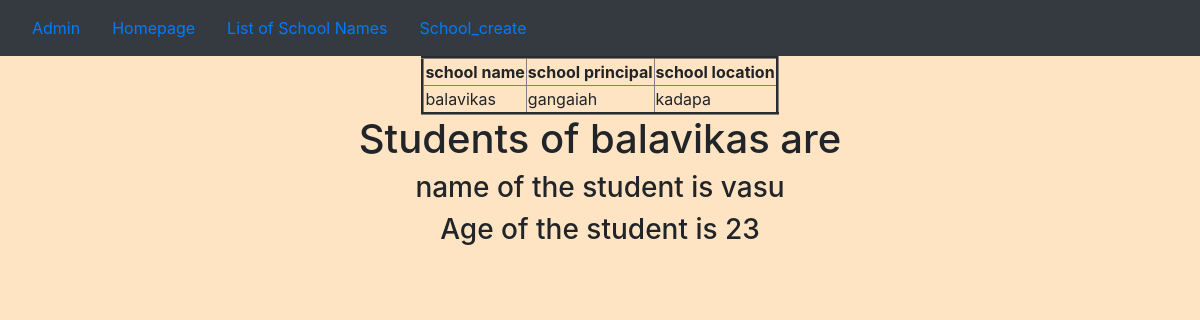
/1/, run on the app's committed database.
### app/models.py (models this page shows, shortened)
class School(models.Model):
    sname=models.CharField(max_length=100)
    sprincipal=models.CharField(max_length=100)
    slocation=models.CharField(max_length=100)
    def __str__(self):
        return self.sname

class Student(models.Model):
    stname=models.CharField(max_length=100)
    stage=models.IntegerField()
    sname=models.ForeignKey(School,on_delete=models.CASCADE,related_name='students')

### app/views.py (the view)
# urls.py: re_path('(?P<pk>\d+)/',School_details.as_view(),name='detail'),
class School_details(DetailView):
    model=School
    context_object_name='schoolobj'

### templates/app/School_detail.html (shortened to what this page needs)
{% extends 'app/dummy.html' %}
{% block body_block %}
<center>
<table border="3px">
    <tr>
    <th>school name</th>
    <th>school principal</th>
    <th>school location</th>
    </tr>
    <tr>
        <td>{{schoolobj.sname}}</td>
        <td>{{schoolobj.sprincipal}}</td>
        <td>{{schoolobj.slocation}}</td>
    </tr>
</table>
<h1>Students of {{schoolobj}} are </h1>
    {% for st in schoolobj.students.all %}
    <h3>name of the student is {{st.stname}}</h3>
    <h3>Age of the student is {{st.stage}}</h3>
    {% endfor %}
</center>
{% endblock %}

### data on the page
School: sname "balavikas", sprincipal "gangaiah", slocation "kadapa"
Student: stname "vasu", stage "23"
